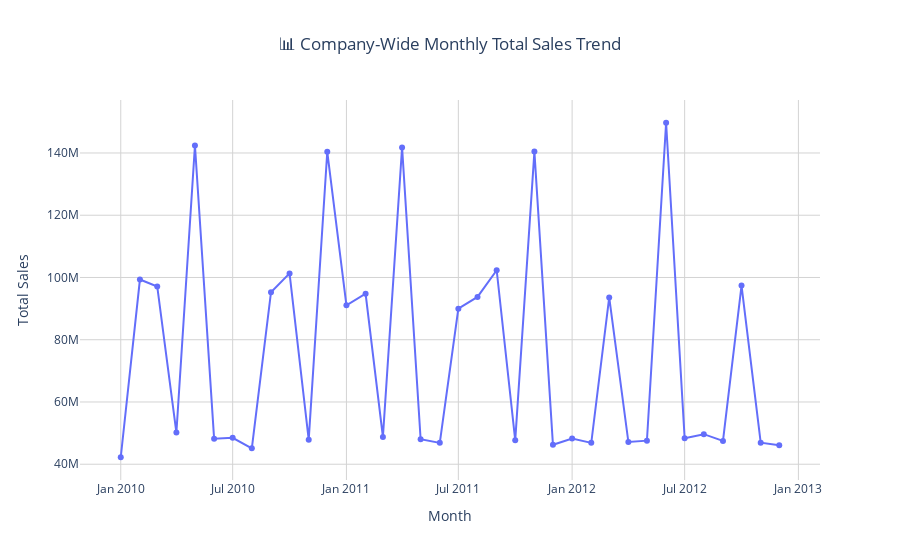

The code cell stored with this chart in its notebook:
### Code cell
# Section 3: Trend Analysis (Monthly Aggregated for Executive Report)

if "Date" in data.columns and "sales" in key_columns:
    # Ensure Date column is datetime
    data["Date"] = pd.to_datetime(data["Date"], errors="coerce")

    # Create Month column
    data["Month"] = data["Date"].dt.to_period("M")

    # Group by month (aggregate sales across all stores)
    monthly_sales = (
        data.groupby("Month")[key_columns["sales"]]
        .sum()
        .reset_index()
        .sort_values("Month")
    )

    # Convert Period back to timestamp for plotting
    monthly_sales["Month"] = monthly_sales["Month"].dt.to_timestamp()

    # Plot Monthly Total Sales Trend
    fig = px.line(
        monthly_sales,
        x="Month",
        y=key_columns["sales"],
        markers=True,
        title="📊 Company-Wide Monthly Total Sales Trend"
    )
    fig.update_layout(
        xaxis_title="Month",
        yaxis_title="Total Sales",
        plot_bgcolor="white",
        font=dict(size=12),
        xaxis=dict(showgrid=True, gridcolor="lightgrey"),
        yaxis=dict(showgrid=True, gridcolor="lightgrey"),
        title_x=0.5
    )
    fig.show()

### Figure 1 — Plotly figure (JSON) as saved in the notebook; plotly's stock layout.template omitted (floating-point values rounded to 4 significant figures)
{"data": [{"hovertemplate": "Month=%{x}<br>Weekly_Sales=%{y}<extra></extra>", "legendgroup": "", "line": {"color": "#636efa", "dash": "solid"}, "marker": {"symbol": "circle"}, "mode": "lines+markers", "name": "", "orientation": "v", "showlegend": false, "type": "scatter", "x": ["2010-01-01T00:00:00", "2010-02-01T00:00:00", "2010-03-01T00:00:00", "2010-04-01T00:00:00", "2010-05-01T00:00:00", "2010-06-01T00:00:00", "2010-07-01T00:00:00", "2010-08-01T00:00:00", "2010-09-01T00:00:00", "2010-10-01T00:00:00", "2010-11-01T00:00:00", "2010-12-01T00:00:00", "2011-01-01T00:00:00", "2011-02-01T00:00:00", "2011-03-01T00:00:00", "2011-04-01T00:00:00", "2011-05-01T00:00:00", "2011-06-01T00:00:00", "2011-07-01T00:00:00", "2011-08-01T00:00:00", "2011-09-01T00:00:00", "2011-10-01T00:00:00", "2011-11-01T00:00:00", "2011-12-01T00:00:00", "2012-01-01T00:00:00", "2012-02-01T00:00:00", "2012-03-01T00:00:00", "2012-04-01T00:00:00", "2012-05-01T00:00:00", "2012-06-01T00:00:00", "2012-07-01T00:00:00", "2012-08-01T00:00:00", "2012-09-01T00:00:00", "2012-10-01T00:00:00", "2012-11-01T00:00:00", "2012-12-01T00:00:00"], "xaxis": "x", "y": [42240000.0, 99340000.0, 97100000.0, 50190000.0, 142400000.0, 48200000.0, 48500000.0, 45100000.0, 95260000.0, 101300000.0, 47830000.0, 140400000.0, 91040000.0, 94770000.0, 48770000.0, 141800000.0, 48020000.0, 46860000.0, 89990000.0, 93750000.0, 102300000.0, 47670000.0, 140400000.0, 46250000.0, 48280000.0, 46860000.0, 93570000.0, 47120000.0, 47570000.0, 149700000.0, 48330000.0, 49650000.0, 47480000.0, 97410000.0, 46930000.0, 46130000.0], "yaxis": "y"}], "layout": {"autosize": true, "font": {"size": 12}, "legend": {"tracegroupgap": 0}, "plot_bgcolor": "white", "title": {"text": "📊 Company-Wide Monthly Total Sales Trend", "x": 0.5}, "xaxis": {"anchor": "y", "autorange": true, "domain": [0, 1], "gridcolor": "lightgrey", "range": ["2009-10-31 09:38:26.2962", "2013-01-31 14:21:33.7038"], "showgrid": true, "title": {"text": "Month"}, "type": "date"}, "yaxis": {"anchor": "x", "autorange": true, "domain": [0, 1], "gridcolor": "lightgrey", "range": [33370000.0, 158600000.0], "showgrid": true, "title": {"text": "Total Sales"}, "type": "linear"}}}
